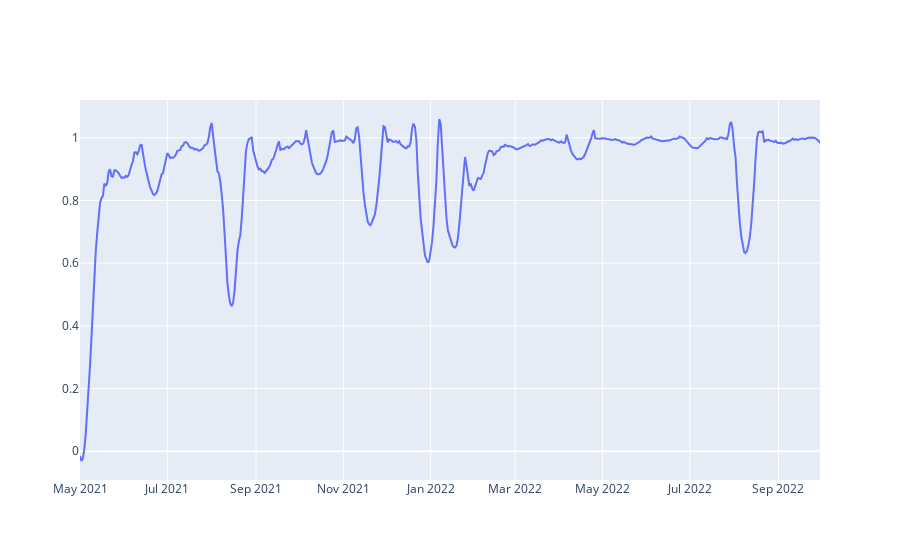

Here is the notebook cell this chart was saved with:
### Code cell
import plotly.express as px
import plotly.graph_objects as go
from scipy import signal

# fig = px.line(df_plot, x="Time", y="Percentage of day seen before", title='How common are the days?')
# fig.show()

fig = go.Figure()

fig.add_trace(go.Scatter(
    x=df_plot.Time.values.tolist(),
    y=signal.savgol_filter(df_plot['Percentage of day seen before'].values.tolist(),
                           20, # window size used for filtering
                           3), # order of fitted polynomial
    name='Savitzky-Golay'
))

### Figure 1 — Plotly figure (JSON) as saved in the notebook; plotly's stock layout.template omitted (floating-point values rounded to 4 significant figures; data arrays with more than 128 entries replaced by an {"elided": "..."} marker saying what was removed)
{"data": [{"name": "Savitzky-Golay", "type": "scatter", "x": {"elided": "518 str values"}, "y": {"elided": "518 float values"}}], "layout": {}}
